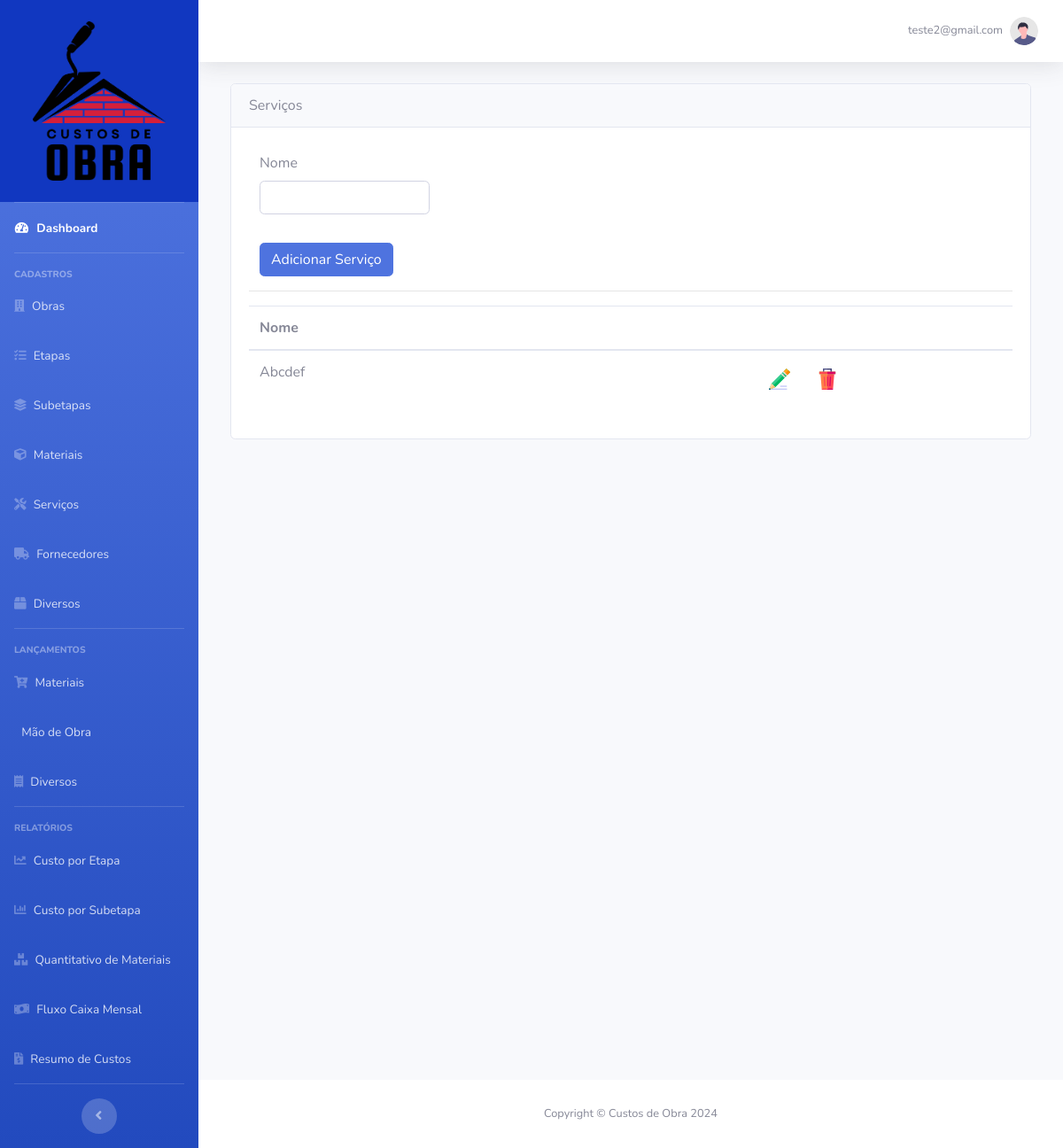
Page /cadastro/servicos (signed in) on the earlier database version.
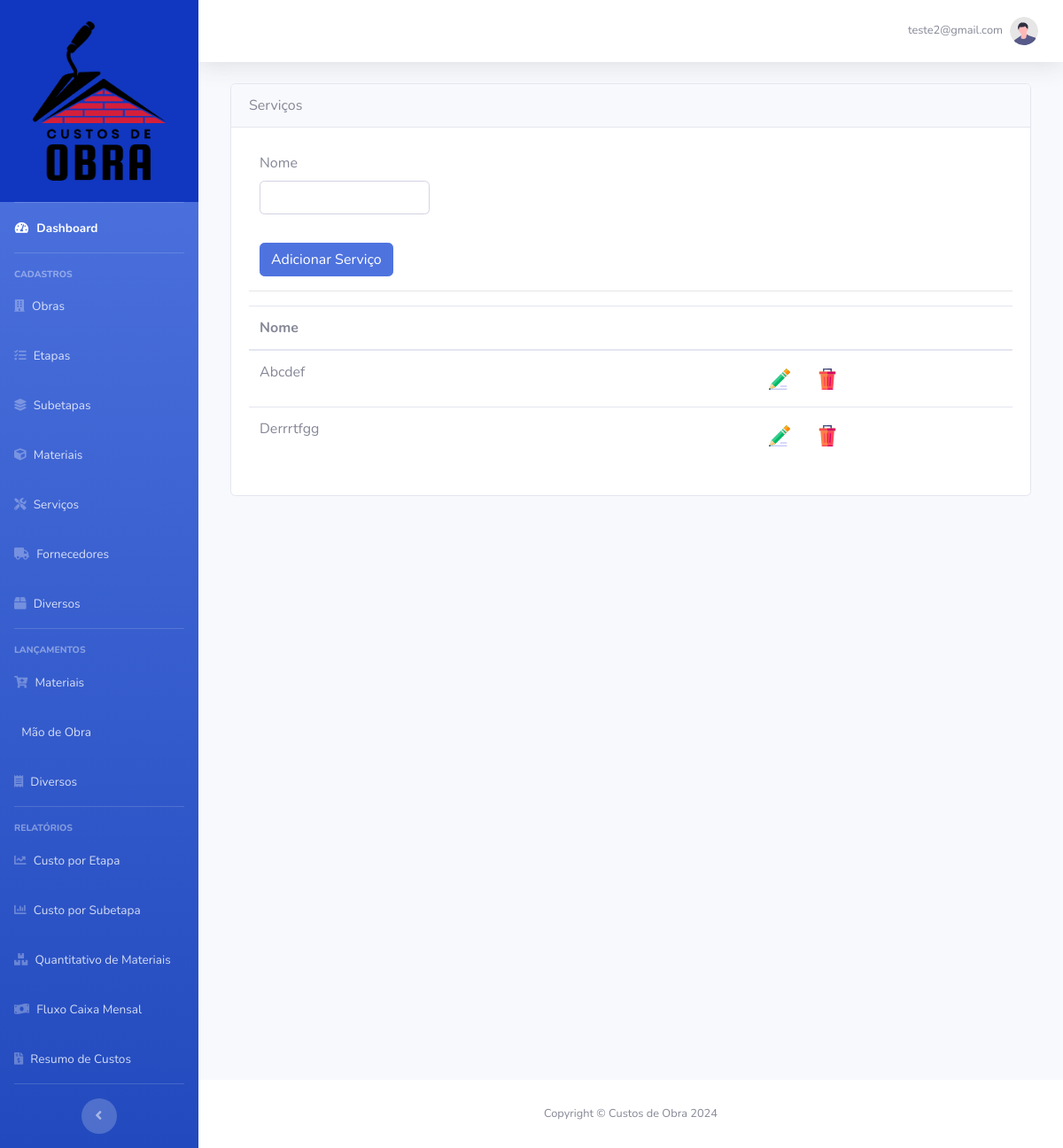
Same page on the later database version.
### base_dir/models.py (models this page shows)
class Servicos(db.Model):
    id = db.Column(db.Integer, primary_key=True)
    nome = db.Column(db.String(60), nullable=False)
    usuario_id = db.Column(db.Integer, db.ForeignKey('usuario.id'), nullable=False)

### base_dir/routes.py (the view, shortened to what this page needs)
@app.route("/cadastro/servicos", methods=["GET", "POST"])
@login_required
def servicos():
    form_servicos = FormServicos()
    usuario = current_user
    servico_id = request.form.get("servico_id")
    action = request.form.get("action")
    if action == "excluir":
        servico = Servicos.query.get(servico_id)
        if servico:
            db.session.delete(servico)
            db.session.commit()
            return redirect(url_for("servicos"))
    return render_template(
        "servicos.html", form_servicos=form_servicos, usuario=usuario
    )

### base_dir/forms.py
class FormServicos(FlaskForm):
    nome = StringField("Nome", validators=[DataRequired()])
    botao = SubmitField("Adicionar Serviço")

### base_dir/models.py (called while the page is built)
@login_manager.user_loader
def load_usuario(id_usuario):
    return Usuario.query.get(id_usuario)

### base_dir/templates/servicos.html (shortened to what this page needs)
{% extends 'base.html' %}
{% block body %}
<div class="col out-sidebar">
    <div class="card">
        <div class="card-header card-header-padrao">
            <div class="card-titulo-padrao">
                Serviços
            </div>
        </div>
        <div class="card-body">
            <form method="POST" action="" id="EtapasForm" class="col-md-3">
                <div class="form-group mt-2">
                    {{ form_servicos.nome.label(class="form-control-label") }}
                    {% if form_servicos.nome.errors %}
                    {{ form_servicos.nome(class="form-control is-invalid", id="input_nome") }}
                    <div class="invalid-feedback">
                        {% for erro in form_servicos.nome.errors %}
                        {{ erro }}
                        {% endfor %}
                    </div>
                    {% else %}
                    {{ form_servicos.nome(class="form-control", id="input_nome") }}
                    {% endif %}
                </div>
                {{ form_servicos.botao(class="btn btn-primary mt-3") }}
            </form>
            <hr>
            <table class="table">
                <thead>
                    <tr>
                        <th scope="col">Nome</th>
                        <th scope="col"></th>
                    </tr>
                </thead>
                <tbody>
                    {% for servico in usuario.servicos|sort(attribute='nome') %}
                    <tr>
                        <td>{{ servico.nome.capitalize() }}</td>
                        <td style="width: 300px;">
                            <button type="button" class="btn"
                                onclick="window.location='{{ url_for('servicoseditar', servico_id=servico.id) }}'">
                                <img src="{{ url_for('static', filename='images/editar_24.png') }}" alt="excluir">
                            </button>
                            <form action="{{ url_for('servicos') }}" method="POST" style="display: inline;"
                                onsubmit="return confirmAndDisableButton(this, '{{ servico.nome }}');">
                                <button type="submit" class="btn">
                                    <img src="{{ url_for('static', filename='images/excluir_24.png') }}" alt="excluir">
                                </button>
                            </form>
                        </td>
                    </tr>
                    {% endfor %}
                </tbody>
            </table>
        </div>
    </div>
</div>
{% endblock %}

Differences in the rows shown:
added Servicos: nome "Derrrtfgg"
